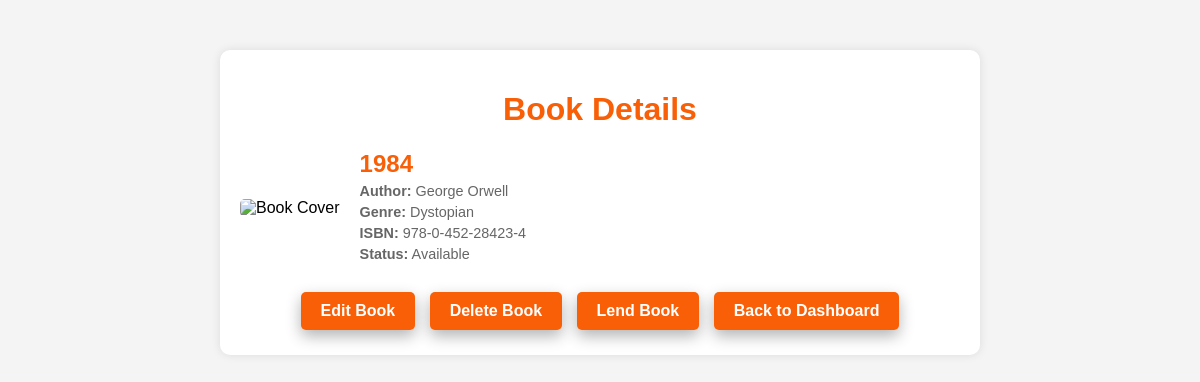
Page /STARTER/book_dashboard.php?isbn=978-0-452-28423-4 on the committed database.
### tables this page shows
CREATE TABLE `books` (
  `id` int(11) NOT NULL,
  `title` varchar(255) NOT NULL,
  `author` varchar(255) NOT NULL,
  `isbn` varchar(20) NOT NULL,
  `genre` varchar(100) DEFAULT NULL,
  `cover_image` varchar(255) DEFAULT NULL,
  `created_at` timestamp NOT NULL DEFAULT current_timestamp(),
  `edition_key` varchar(255) DEFAULT ''
);

### STARTER/book_dashboard.php (the view, shortened to what this page needs)
<?php
include 'db.php';
if (isset($_GET['isbn'])) {
    $isbn = $_GET['isbn'];
    $sql = "SELECT * FROM books WHERE isbn = ?";
    $stmt = $conn->prepare($sql);
    $stmt->bind_param("s", $isbn);
    $stmt->execute();
    $result = $stmt->get_result();
    $book = $result->fetch_assoc();
} else {
    echo "No book selected.";
    exit;
}
?>
<!DOCTYPE html>
<html lang="en">
<head>
</head>
<body>
<div class="container">
  <h1>Book Details</h1>
  <div class="book-info">
    <?php
      $coverImage = !empty($book['cover_image']) ? $book['cover_image'] : 'default_cover.jpg';
      if (!str_starts_with($coverImage, 'uploads/')) {
          $coverImage = "uploads/" . $coverImage;
      }
    ?>
    <img src="<?php echo htmlspecialchars($coverImage); ?>" alt="Book Cover" class="book-cover">
    <div class="book-details">
      <h2><?php echo htmlspecialchars($book['title']); ?></h2>
      <p><strong>Author:</strong> <?php echo htmlspecialchars($book['author']); ?></p>
      <p><strong>Genre:</strong> <?php echo htmlspecialchars($book['genre']); ?></p>
      <p><strong>ISBN:</strong> <?php echo htmlspecialchars($book['isbn']); ?></p>
      <p><strong>Status:</strong> <?php echo !empty($book) ? 'Available' : 'Not Available'; ?></p>
    </div>
  </div>
  <div class="actions">
    <a href="edit_book.php?isbn=<?php echo urlencode($book['isbn']); ?>">Edit Book</a>
    <a href="delete_book.php?isbn=<?php echo urlencode($book['isbn']); ?>" onclick="return confirm('Are you sure?')">Delete Book</a>
    <a href="lend_book.php?isbn=<?php echo urlencode($book['isbn']); ?>">Lend Book</a>
    <a href="books.php">Back to Dashboard</a>
  </div>
</div>
</body>
</html>

### STARTER/book_dashboard.php (style rules this page uses)
body { font-family: Arial, sans-serif; background-color: #f4f4f4; margin: 0; padding: 0; text-align: center; }
.container { width: 60%; margin: 50px auto; background: white; padding: 20px; border-radius: 10px; box-shadow: 0 0 10px rgba(0,0,0,0.1); text-align: left; }
h1 { text-align: center; color: rgb(248, 95, 6); }
.book-info { display: flex; align-items: center; gap: 20px; margin-top: 20px; }
.book-cover { max-width: 150px; border-radius: 5px; }
.book-details h2 { margin: 0; color: rgb(248, 95, 6); }
.book-details p { margin: 5px 0; font-size: 0.9em; color: #666; }
.actions { margin-top: 20px; text-align: center; }
.actions a { display: inline-block; padding: 10px 20px; margin: 5px; color: white; background-color: rgb(248, 95, 6); border-radius: 5px; text-decoration: none; font-weight: bold; box-shadow: 0 6px 15px rgba(0, 0, 0, 0.3); transition: all 0.3s ease; }

### rows in the picture
books: title "1984", author "George Orwell", genre "Dystopian", isbn "978-0-452-28423-4"
